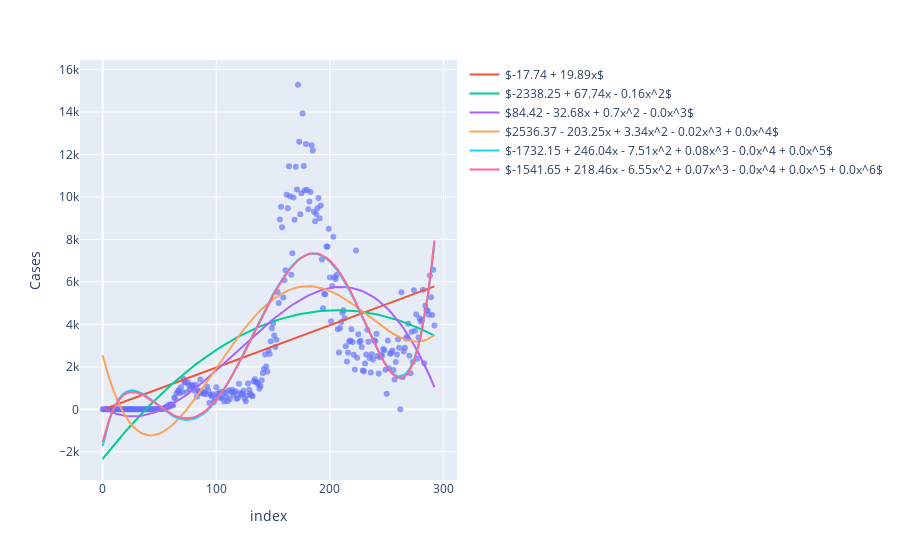

Write notebook code for a chart like this one.
### Code cell
df = florida_cases_
X = df.index.values.reshape(-1, 1)

x_range = np.linspace(X.min(), X.max(), 100).reshape(-1, 1)

fig = px.scatter(df, x=df.index, y='Cases', opacity=0.65)
degrees = []
for degree in [1, 2, 3, 4, 5, 6]:
    poly = PolynomialFeatures(degree)
    poly.fit(X)
    X_poly = poly.transform(X)
    x_range_poly = poly.transform(x_range)

    model = LinearRegression(fit_intercept=False)
    model.fit(X_poly, df.Cases)
    y_poly = model.predict(x_range_poly)

    equation = format_coefs(model.coef_.round(2))
    fig.add_traces(go.Scatter(x=x_range.squeeze(), y=y_poly, name=equation))
    degrees.append(y_poly)
fig.show()
